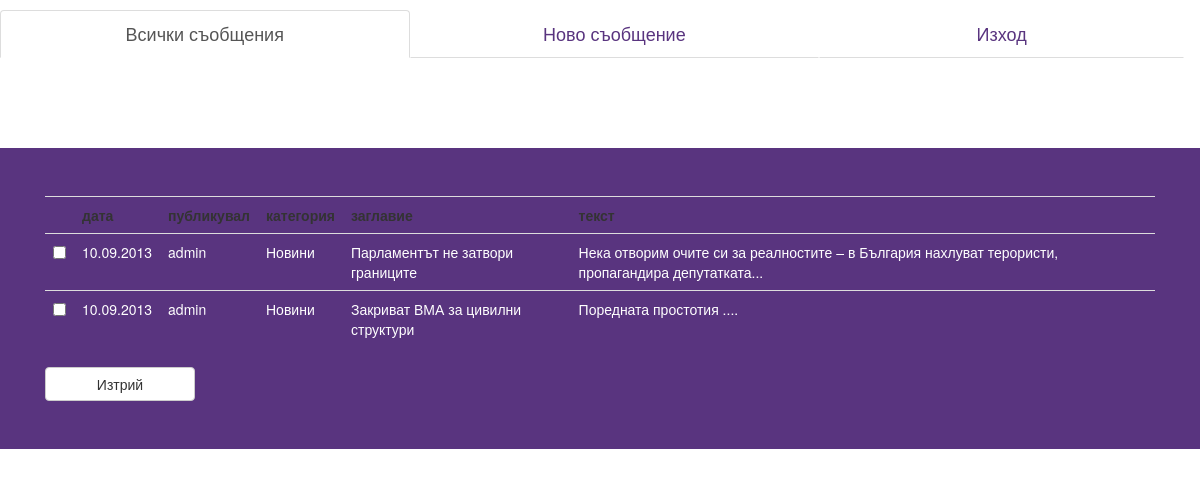
/admin.php (signed in), run on the app's committed database.
### tables this page shows
CREATE TABLE IF NOT EXISTS `messages` (
  `message_id` int(11) NOT NULL AUTO_INCREMENT,
  `date` timestamp NOT NULL DEFAULT CURRENT_TIMESTAMP,
  `category_id` int(11) NOT NULL,
  `title` varchar(50) DEFAULT NULL,
  `text` varchar(250) DEFAULT NULL,
  `user_id` int(11) NOT NULL,
  PRIMARY KEY (`message_id`)
);

CREATE TABLE IF NOT EXISTS `users` (
  `user_id` int(11) NOT NULL AUTO_INCREMENT,
  `username` varchar(20) DEFAULT NULL,
  `password` varchar(12) DEFAULT NULL,
  `is_admin` tinyint(4) DEFAULT '0',
  PRIMARY KEY (`user_id`),
  UNIQUE KEY `username` (`username`)
);

CREATE TABLE IF NOT EXISTS `groups` (
  `category_id` int(11) NOT NULL AUTO_INCREMENT,
  `name` varchar(50) NOT NULL,
  PRIMARY KEY (`category_id`),
  KEY `name` (`name`)
);

### admin.php (the view, shortened to what this page needs)
<?php
include 'includes/header.php';
require 'includes/db_connect.php';
?>
<ul class="nav nav-tabs nav-justified btn-lg">
    <li class="active"><a href="session.php">Всички съобщения</a></li>
    <li ><a href="new_message.php">Ново съобщение</a></li>
    <li ><a href="logout.php">Изход</a></li>
</ul>
<br/><br/><br/><br/>
<div class="jumbotron">
    <div class="container">
        <form method="POST" name="msgDelete">
            <div>
                <table class="table" >
                    <tr style="font-weight: bold">
                        <td></td>
                        <td>дата</td>
                        <td>публикувал</td>
                        <td>категория</td>
                        <td>заглавие</td>
                        <td>текст</td>
                    </tr>
                    <?php
                    $sql = 'SELECT * FROM messages as m INNER JOIN users as u ON m.user_id = u.user_id INNER JOIN groups as g ON m.category_id = g.category_id ORDER BY date DESC';
                    $messages = mysqli_query($connection, $sql);
                    while ($row = $messages->fetch_assoc()) {
                        echo '<tr style="color:white">
                                  <td><input type="checkbox" name="' . $row['message_id'] . '" value="1"/></td>
                                   <td>' . date("m.d.Y", strtotime($row["date"])) . ' </td>
                                   <td>' . $row['username'] . ' </td>
                                   <td>' . $row['name'] . ' </td>
                                   <td>' . $row['title'] . ' </td>
                                   <td>' . $row['text'] . '</td>
                              </tr>';
                    }
                    ?>
                </table>
            </div>
            <div><input type="submit" class="btn btn-default" value="Изтрий" style="width: 150px"/></div>
        </form>
    </div>
</div>
<?php
include 'includes/footer.php';

### includes/header.php (shortened to what this page needs)
<!DOCTYPE html>
<html>
    <head>
        <link href="css/bootstrap.min.css" rel="stylesheet" media="screen">
    </head>
    <body>

### includes/footer.php (shortened to what this page needs)
  </body>
</html>

### data on the page
messages: date "10.09.2013", user.username "admin", category.name "Новини", title "Парламентът не затвори границите", text "Нека отворим очите си за реалностите – в България нахлуват терористи, пропагандира депутатката..."
messages: date "10.09.2013", user.username "admin", category.name "Новини", title "Закриват ВМА за цивилни структури", text "Поредната простотия ...."
